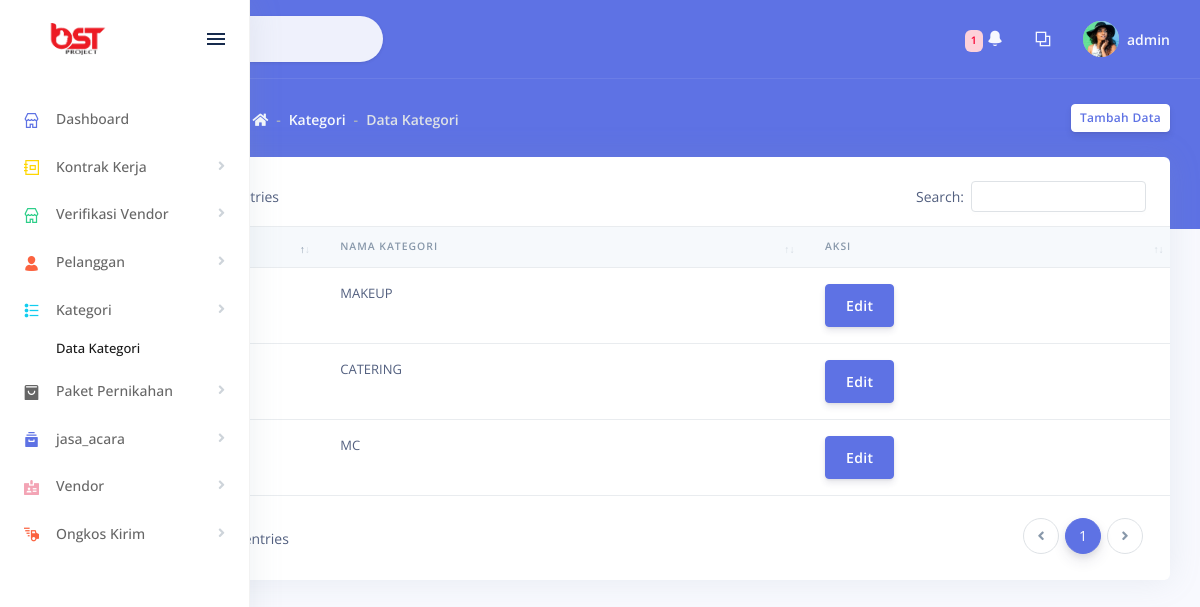
Page /admin/home_admin/index.php?page=data_kategori (signed in) on the committed database.
### tables this page shows
CREATE TABLE `kategori` (
  `id_kategori` int(11) NOT NULL,
  `nama_kategori` varchar(30) NOT NULL
);

### admin/home_admin/index.php (the view, shortened to what this page needs)
<!DOCTYPE html>
<html>
<head>
    <link rel="stylesheet" href="../../assets/vendor/nucleo/css/nucleo.css" type="text/css">
    <link rel="stylesheet" href="../../assets/vendor/@fortawesome/fontawesome-free/css/all.min.css" type="text/css">
    <link rel="stylesheet" href="../../assets/vendor/datatables.net-bs4/css/dataTables.bootstrap4.min.css">
    <link rel="stylesheet" href="../../assets/vendor/datatables.net-buttons-bs4/css/buttons.bootstrap4.min.css">
    <link rel="stylesheet" href="../../assets/vendor/datatables.net-select-bs4/css/select.bootstrap4.min.css">
    <link rel="stylesheet" href="../../assets/css/argon.css?v=1.1.0" type="text/css">
</head>
<?php
include "../../koneksi/koneksi.php";
$query = mysqli_query($koneksi, "SELECT * FROM admin WHERE id_user='" . $_SESSION['id_user'] . "'");
$data = mysqli_fetch_array($query);
?>
<body>
    <nav class="sidenav navbar navbar-vertical fixed-left navbar-expand-xs navbar-light bg-white" id="sidenav-main">
        <div class="scrollbar-inner">
            <div class="sidenav-header d-flex align-items-center">
                <a class="navbar-brand" href="../pages/dashboards/dashboard.html">
                    <img src="../../assets/img/brand/blue.png" class="navbar-brand-img" alt="...">
                </a>
                <div class="ml-auto">
                    <div class="sidenav-toggler d-none d-xl-block" data-action="sidenav-unpin" data-target="#sidenav-main">
                        <div class="sidenav-toggler-inner">
                            <i class="sidenav-toggler-line"></i>
                            <i class="sidenav-toggler-line"></i>
                            <i class="sidenav-toggler-line"></i>
                        </div>
                    </div>
                </div>
            </div>
            <div class="navbar-inner">
                <div class="collapse navbar-collapse" id="sidenav-collapse-main">
                    <ul class="navbar-nav">
                        <li class="nav-item" <?php if (isset($_GET['page']) && $_GET['page'] == 'dashboard') {
                                                    echo 'class="active"';
                                                } ?>>
                            <a class="nav-link" href="?page=dashboard">
                                <i class="ni ni-shop text-primary"></i>
                                <span class="nav-link-text">Dashboard</span>
                            </a>
                        </li>
                        <li class="nav-item">
                            <a class="nav-link" href="#navbar-kontrak" data-toggle="collapse" role="button" aria-expanded="false" aria-controls="navbar-kontrak">
                                <i class="ni ni-collection text-yellow"></i>
                                <span class="nav-link-text">Kontrak Kerja</span>
                            </a>
                        </li>
                        <li class="nav-item">
                            <a class="nav-link" href="#navbar-verifikasi" data-toggle="collapse" role="button" aria-expanded="false" aria-controls="navbar-verifikasi">
                                <i class="ni ni-shop text-green"></i>
                                <span class="nav-link-text">Verifikasi Vendor</span>
                            </a>
                        </li>
                        <li class="nav-item">
                            <a class="nav-link" href="#navbar-examples" data-toggle="collapse" role="button" aria-expanded="false" aria-controls="navbar-examples">
                                <i class="ni ni-single-02 text-orange"></i>
                                <span class="nav-link-text">Pelanggan</span>
                            </a>
                        </li>
                        <li class="nav-item">
                            <a class="nav-link" href="#navbar-kategori" data-toggle="collapse" role="button" aria-expanded="false" aria-controls="navbar-kategori">
                                <i class="ni ni-bullet-list-67 text-info"></i>
                                <span class="nav-link-text">Kategori</span>
                            </a>
                            <div <?php if (isset($_GET['page']) && $_GET['page'] == 'data_kategori') {
                                        echo 'class="collapse show"';
                                    } else {
                                        echo 'class="collapse"';
                                    } ?> id="navbar-kategori">
                                <ul class="nav nav-sm flex-column">
                                    <li class="nav-item">
                                    <li <?php if (isset($_GET['page']) && $_GET['page'] == 'data_kategori') {
                                            echo 'class="active"';
                                        } ?>>
                                        <a href="?page=data_kategori" class="nav-link">Data Kategori</a>
                                    </li>
                                </ul>
                            </div>
                        </li>
                        <li class="nav-item">
                            <a class="nav-link" href="#navbar-paket" data-toggle="collapse" role="button" aria-expanded="false" aria-controls="navbar-paket">
                                <i class="ni ni-bag-17 text"></i>
                                <span class="nav-link-text">Paket Pernikahan</span>
                            </a>
                        </li>
                        <li class="nav-item">
                            <a class="nav-link" href="#navbar-jasa_acara" data-toggle="collapse" role="button" aria-expanded="false" aria-controls="navbar-paket">
                                <i class="ni ni-archive-2 text-primary"></i>
                                <span class="nav-link-text">jasa_acara</span>
                            </a>
                        </li>
                        <li class="nav-item">
                            <a class="nav-link" href="#navbar-vendor" data-toggle="collapse" role="button" aria-expanded="false" aria-controls="navbar-vendor">
                                <i class="ni ni-badge text-pink"></i>
                                <span class="nav-link-text">Vendor</span>
                            </a>
                        </li>
                        <li class="nav-item">
                            <a class="nav-link" href="#navbar-ongkir" data-toggle="collapse" role="button" aria-expanded="false" aria-controls="navbar-vendor">
                                <i class="ni ni-delivery-fast text-orange"></i>
                                <span class="nav-link-text">Ongkos Kirim</span>
                            </a>
                        </li>
                    </ul>
                </div>
            </div>
        </div>
    </nav>
    <div class="main-content" id="panel">
        <nav class="navbar navbar-top navbar-expand navbar-dark bg-primary border-bottom">
            <div class="container-fluid">
                <div class="collapse navbar-collapse" id="navbarSupportedContent">
                    <form class="navbar-search navbar-search-light form-inline mr-sm-3" id="navbar-search-main">
                        <div class="form-group mb-0">
                            <div class="input-group input-group-alternative input-group-merge">
                                <div class="input-group-prepend">
                                    <span class="input-group-text"><i class="fas fa-search"></i></span>
                                </div>
                                <input class="form-control" placeholder="Search" type="text">
                            </div>
                        </div>
                    </form>
                    <ul class="navbar-nav align-items-center ml-md-auto">
                        <?php
                        $hitung_notif = mysqli_query($koneksi, "SELECT COUNT(id_pemesanan) AS notif FROM pemesanan WHERE status = 'Pembayaran Diverifikasi'");
                        $h = mysqli_fetch_array($hitung_notif);
                        ?>
                        <li class="nav-item dropdown">
                            <a class="nav-link" href="#" role="button" data-toggle="dropdown" aria-haspopup="true" aria-expanded="false">
                                <small class="badge badge-sm badge-danger">
                                    <?php if ($h['notif'] == NULL) {
                                        echo '';
                                    } else {
                                        echo '' . $h['notif'] . '';
                                    } ?></small>
                                <i class="ni ni-bell-55"></i>
                            </a>
                        </li>
                        <li class="nav-item dropdown">
                            <a class="nav-link" href="#" role="button" data-toggle="dropdown" aria-haspopup="true" aria-expanded="false">
                                <i class="ni ni-ungroup"></i>
                            </a>
                        </li>
                    </ul>
                    <ul class="navbar-nav align-items-center ml-auto ml-md-0">
                        <li class="nav-item dropdown">
                            <a class="nav-link pr-0" href="#" role="button" data-toggle="dropdown" aria-haspopup="true" aria-expanded="false">
                                <div class="media align-items-center">
                                    <span class="avatar avatar-sm rounded-circle">
                                        <img alt="Image placeholder" src="../../assets/img/theme/team-4.jpg">
                                    </span>
                                    <div class="media-body ml-2 d-none d-lg-block">
                                        <span class="mb-0 text-sm  font-weight-bold"><?php echo $data['nama'] ?></span>
                                    </div>
                                </div>
                            </a>
                        </li>
                    </ul>
                </div>
            </div>
        </nav>
        <?php
        require_once "page.php";
        ?>
    </div>
</body>
</html>

### admin/home_admin/data_kategori.php (shortened to what this page needs)
<div class="header bg-primary pb-6">
  <div class="container-fluid">
    <div class="header-body">
      <div class="row align-items-center py-4">
        <div class="col-lg-6 col-7">
          <h6 class="h2 text-white d-inline-block mb-0">Data Kategori</h6>
          <nav aria-label="breadcrumb" class="d-none d-md-inline-block ml-md-4">
            <ol class="breadcrumb breadcrumb-links breadcrumb-dark">
              <li class="breadcrumb-item"><a href="?page=dashboard"><i class="fas fa-home"></i></a></li>
              <li class="breadcrumb-item"><a href="#">Kategori</a></li>
              <li class="breadcrumb-item active" aria-current="page">Data Kategori</li>
            </ol>
          </nav>
        </div>
        <div id="tambah_data" class="col-lg-6 col-5 text-right">
          <button type="button" class="btn btn-sm btn-neutral" data-toggle="modal" data-target="#tambah-modal">Tambah Data</button>
        </div>
      </div>
    </div>
  </div>
</div>
<div class="container-fluid mt--6">
  <div class="row">
    <div class="col">
      <div class="card">
        <div class="table-responsive py-4">
          <table class="table table-flush" id="datatable-basic">
            <thead class="thead-light">
              <tr>
                <th>No</th>
                <th>Nama Kategori</th>
                <th>Aksi</th>
              </tr>
            </thead>
            <tbody>
              <?php include '../../koneksi/koneksi.php';
              $no = 1;
              $data = mysqli_query($koneksi, "SELECT * FROM kategori ");
              while ($d = mysqli_fetch_array($data)) {
              ?>
                <tr>
                  <td><?= $no++; ?></td>
                  <td><?= $d['nama_kategori'] ?></td>
                  <td><a href="#" type="button" class="btn btn-primary btn-xs" data-toggle="modal" data-target="#myModal<?= $d['id_kategori']; ?>">Edit</a></td>
                </tr>
              <?php
              }
              ?>
            </tbody>
          </table>
        </div>
      </div>

### rows in the picture
kategori: nama_kategori "MAKEUP"
kategori: nama_kategori "CATERING"
kategori: nama_kategori "MC"

### other values in the picture
$h['notif'] "1"
$data['nama'] "admin"
